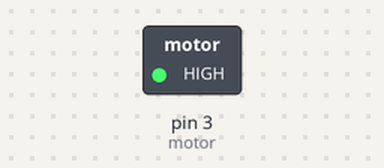
This sketch was run on a simulated Arduino Uno, built with avr-gcc and run on an emulated ATmega328P. On the bench: switched loads named in the sketch (green lamp = pin HIGH).

Above: at 0.1 s.
Timing chart, 0 to 1.6 s (numbered marks = the images above):
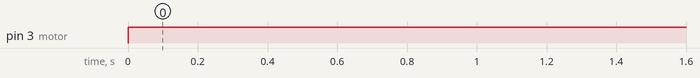

Measured:
- by itself, pin 3 (motor): LOW → HIGH at 0.00 s

The sketch:

aula18-motoresp2.ino
```cpp
// C++ code
//


# define motor 3
void setup()
{
  pinMode(motor, OUTPUT);
}

void loop()
{
  digitalWrite(motor, HIGH);


}
```
